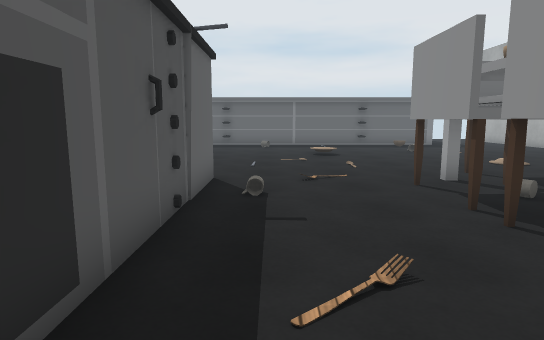
[1] (above)

24 first-person views from a walk through a scene from a Unity 3-D project. The camera is 1.4 m above the floor, tilts 8° down and sees 75° across. The floor is counted in squares, 1 m on a side. Each view is taken from the middle of a square. On the plan, view 1 faces up. The plan holds only what a view shows up to about 15 squares ahead; the rest is blank. The player character is not drawn. Some surface patterns are stand-ins.

[2]
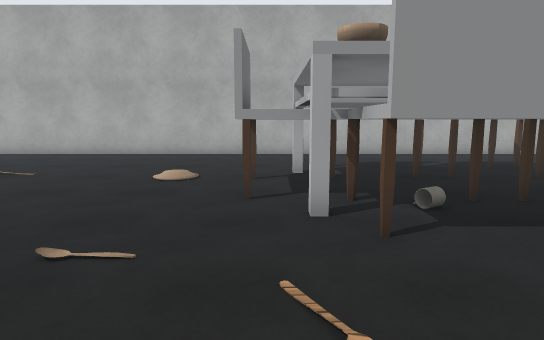

[3]
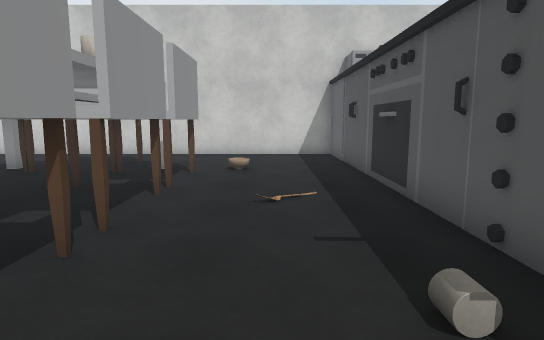

[4]
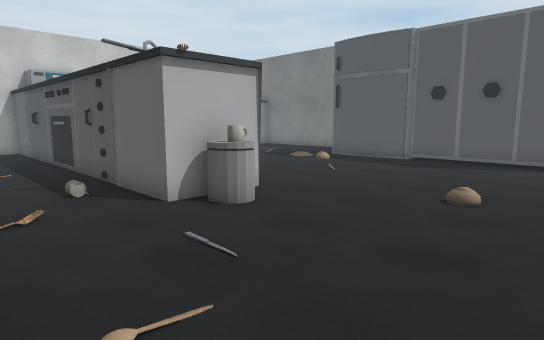

[5]
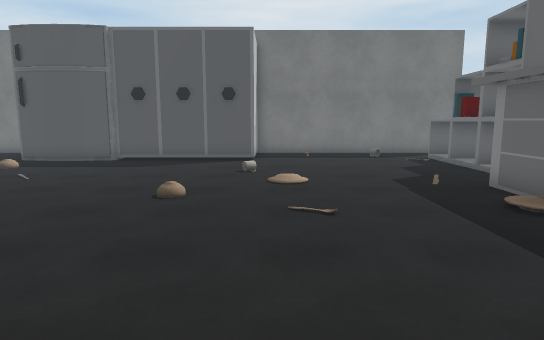

[6]
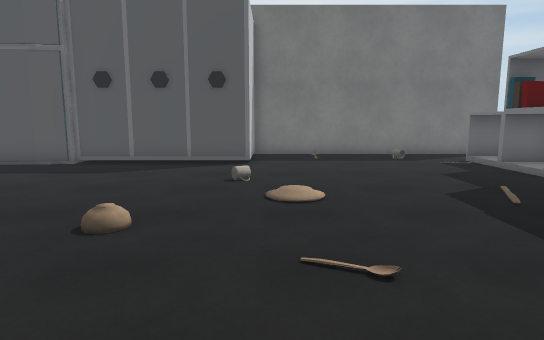

[7]
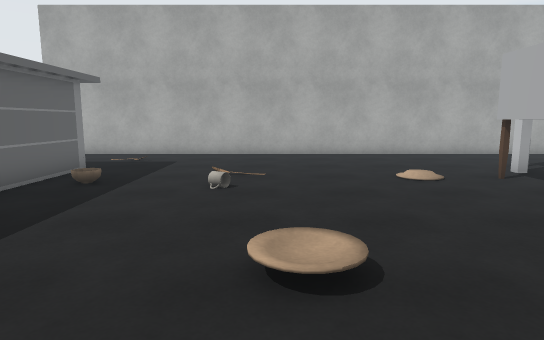

[8]
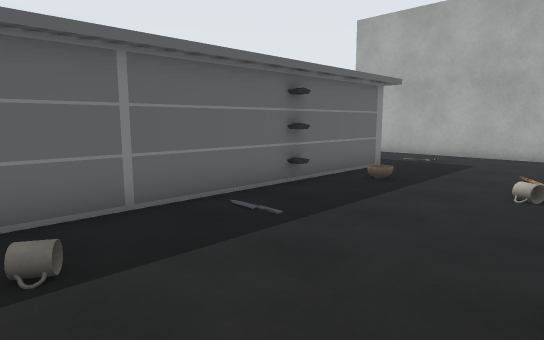

[9]
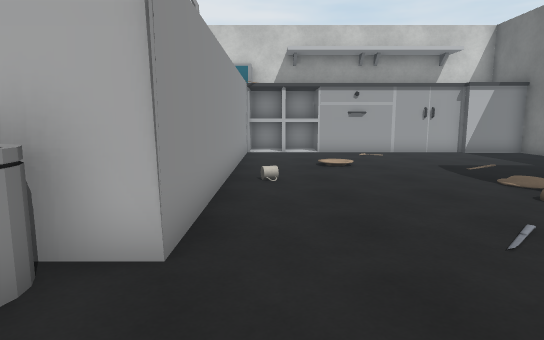

[10]
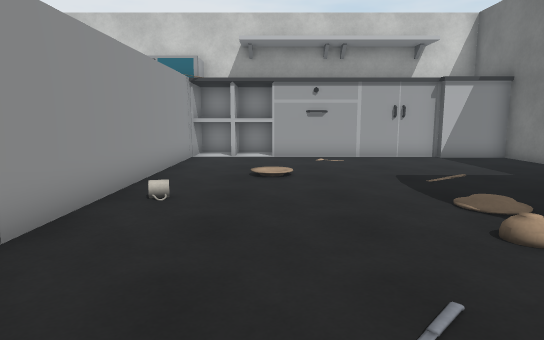

[11]
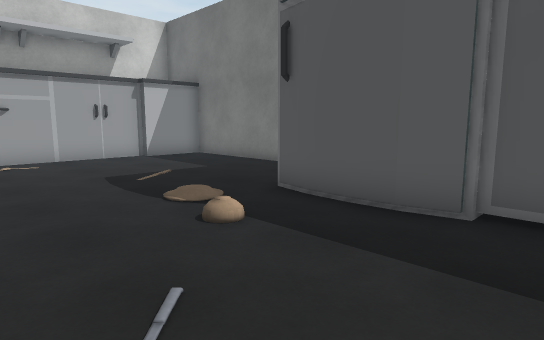

[12]
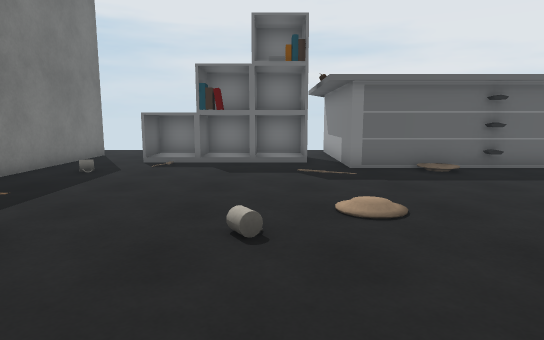

[13]
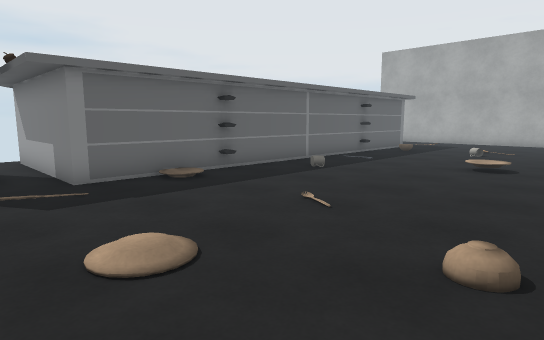

[14]
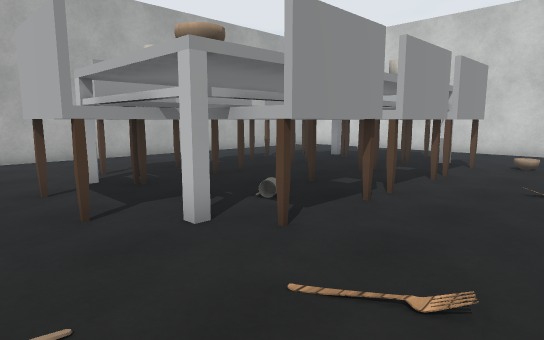

[15]
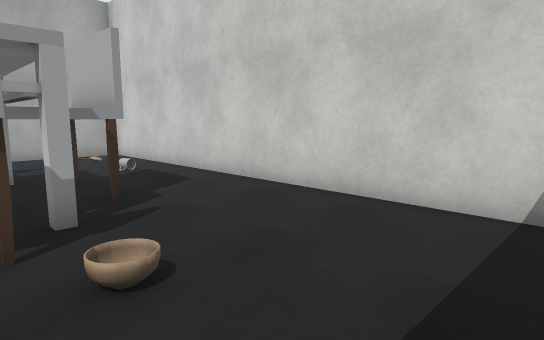

[16]
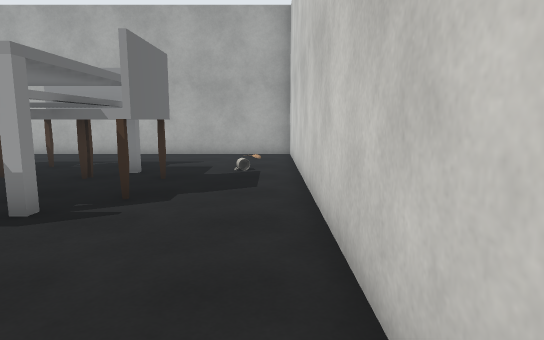

[17]
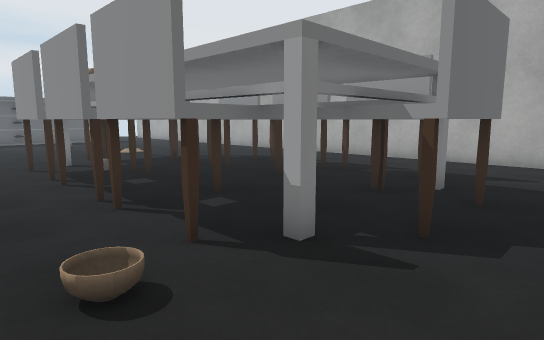

[18]
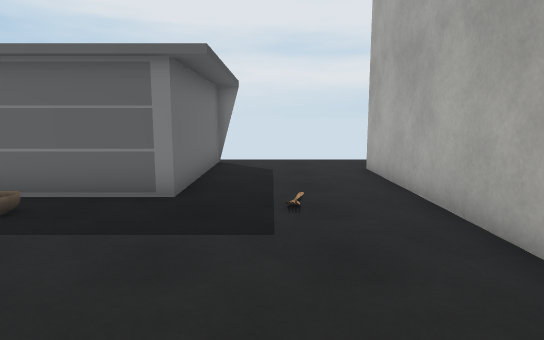

[19]
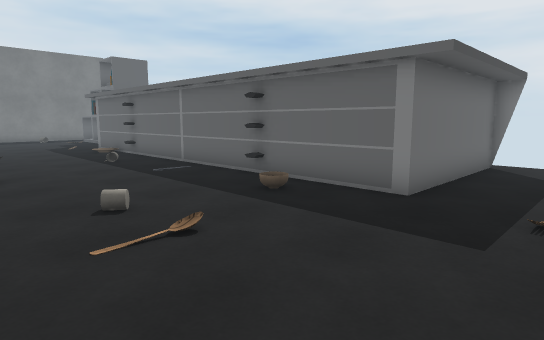

[20]
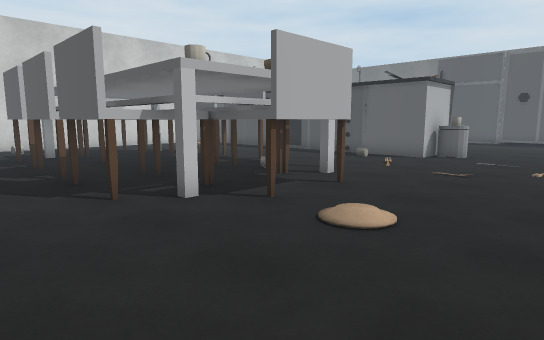

[21]
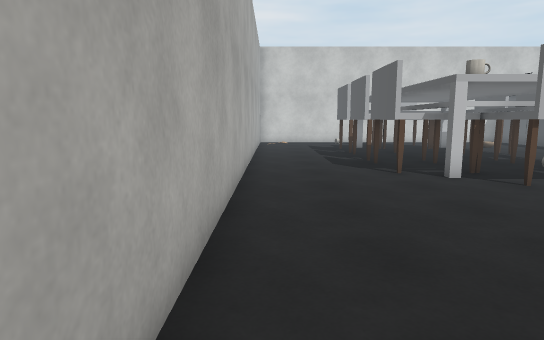

[22]
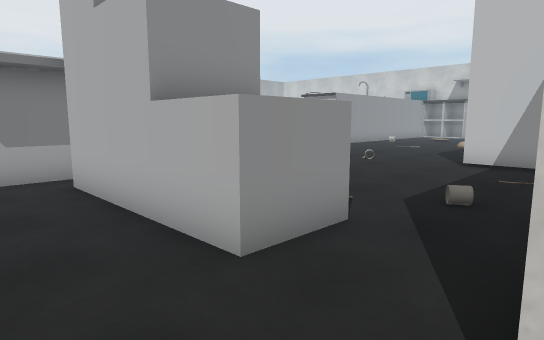

[23]
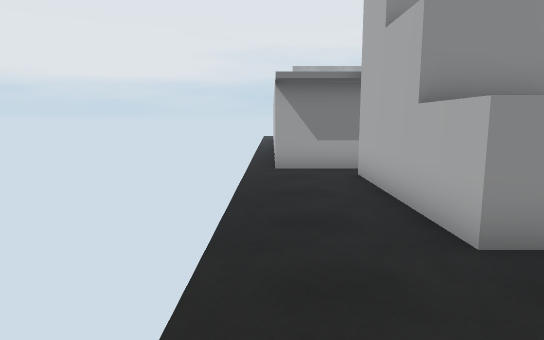

[24]
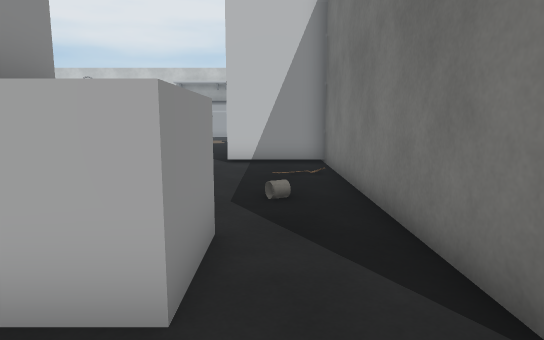

### Floor plan
Key: @ floor where view 1 was taken; # wall or solid block; . floor; / step, stairs or slope; ^ raised ledge; C chair; S sink; T thing the floor can be seen under or through; M mug; I microwave; B bin; F fridge; K books; O other object.
Columns run from 17 left of view 1 to 14 right of it. Each row starts with its distance up from view 1.
 26 ..........##              ##....
 25   ........#               #.....
 24  #..OOOOOO#               #....#
 23  #..OOOOOO#               #....#
 22  #..OOKOOO#               #....#
 21  #........#################....#
 20  #..........//##...............#
 19  #.............................#
 18  #.............................#
 17  #.............................#
 16  #.............................#
 15  #................./...........#
 14  #OOO............../...........#
 13     O..........................#
 12     O..........................#
 11     O..........................#
 10     O..........B.......CC......#
  9     F........SMB......CCC......#
  8     FF.......S S....C#TT TC....#
  7      F.......S S....C T  T C...#
  6      F.O.....###S...C T  TCC...#
  5      F.......###....C#T  TC....#
  4     .........###....CCT  T C...#
  3    ..........###....CCT  T C...#
  2   ...........###....CMT  TC....#
  1  #...........###....CC#  T C...#
  0  #...........###.@..CC#### C...#
 -1  #...........###.....####.C....#
 -2  #...........###......CCC......#
 -3  #SS.........###...............#
 -4     #######^^#SS...............#
 -5           ####IS...............#
 -6                 ################

Where each view was taken, in squares from view 1:
view 1: 0 up, 0 right, facing up
view 2: 9 up, 1 left, facing right
view 3: 9 up, 1 right, facing down
view 4: 15 up, 2 right, facing down-left
view 5: 15 up, 2 right, facing left
view 6: 15 up, 1 left, facing left
view 7: 15 up, 1 left, facing right
view 8: 15 up, 1 left, facing up-right
view 9: 12 up, 5 left, facing down
view 10: 10 up, 7 left, facing down
view 11: 10 up, 7 left, facing down-left
view 12: 10 up, 9 left, facing up
view 13: 12 up, 9 left, facing up-right
view 14: 11 up, 0 right, facing down-right
view 15: 0 up, 1 left, facing down-right
view 16: 5 down, 1 left, facing right
view 17: 4 down, 1 right, facing up-right
view 18: 14 up, 11 right, facing up
view 19: 14 up, 12 right, facing up-left
view 20: 14 up, 12 right, facing down-left
view 21: 17 up, 13 right, facing down
view 22: 26 up, 16 left, facing down-right
view 23: 26 up, 17 left, facing right
view 24: 26 up, 14 left, facing down
